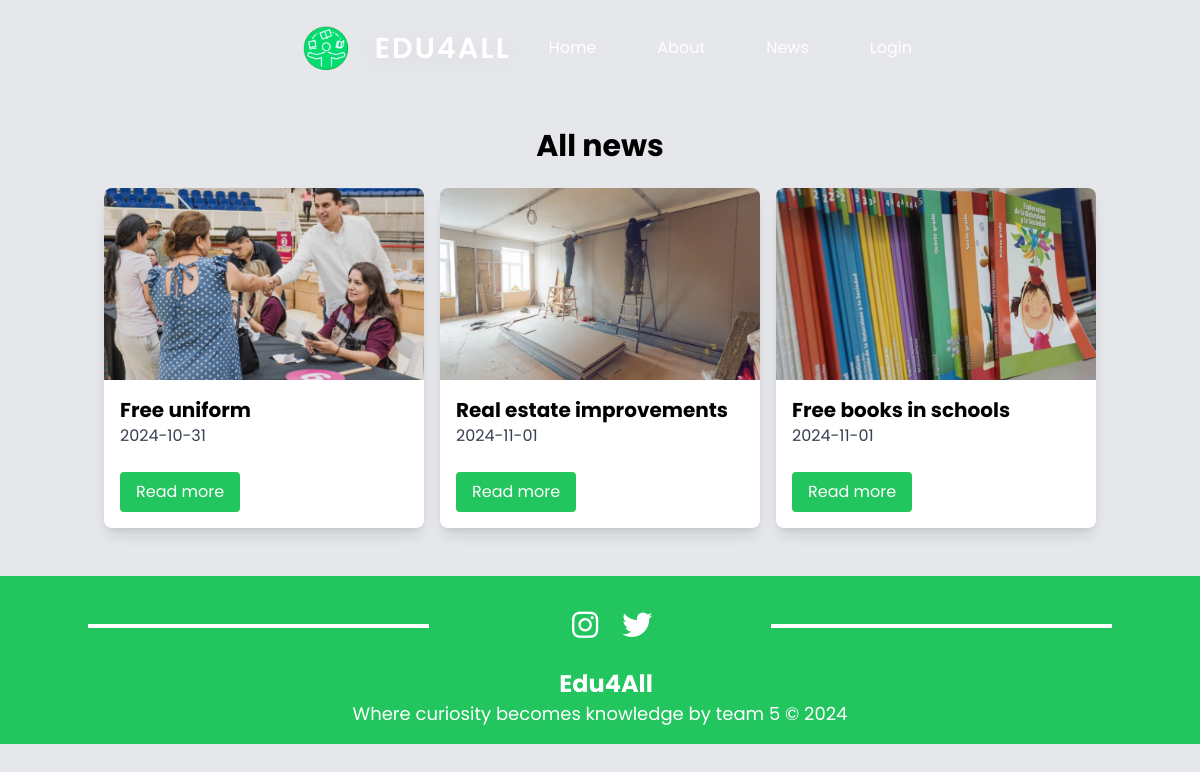
Page /news.php on the committed database.
### tables this page shows
CREATE TABLE `reporte_gastos` (
  `id` int(2) NOT NULL,
  `titulo` varchar(45) NOT NULL,
  `fecha_publi` date NOT NULL,
  `reporte` longtext NOT NULL,
  `image` varchar(100) NOT NULL
);

### Conexion/conexion.php (called while the page is built, shortened)
<?php
	class Conexion
	{
		private $host='localhost';
		private $usuario='root';
		private $password = '';
		private $base='escuela';
		public $sentencia;
		private $conexion;
		private function abrir_conexion(){
			$this->conexion = new mysqli($this->host,$this->usuario,$this->password,$this->base);
		}
		public function obtener_sentencia(){
			$result = $this->conexion->query($this->sentencia);
			return $result;
		}
	}
?>

### Conexion/contacto.php (called while the page is built, shortened)
<?php
    include ("conexion.php");
    class Contacto extends Conexion {
        public function buscarnews(){
            $this->sentencia = "SELECT * FROM  reporte_gastos";
            $result = $this->obtener_sentencia();
            return $result;
        }
    }
?>

### news.php (the view, shortened to what this page needs)
<!DOCTYPE html>
<html lang="es">
<head>
    <link href="https://cdn.jsdelivr.net/npm/tailwindcss@2.2.19/dist/tailwind.min.css" rel="stylesheet">
</head>
<body class="bg-gray-200">
    <?php include ("navbar.php"); ?>
    <div class="pt-20"></div>
    <div class="container mx-auto px-4 py-12">
        <h1 class="text-3xl font-bold text-center mb-6">All news</h1>
        <div class="grid grid-cols-1 md:grid-cols-3 gap-4">
            <?php
                include ("Conexion/contacto.php");
                $contacto = new Contacto();
                $result = $contacto->buscarnews();
                while ($row = $result->fetch_assoc()) {
                    echo "<div class='bg-white rounded-lg shadow-lg overflow-hidden'>";
                    echo "<img src='SRC/".$row['image']."' alt='Descripción de la imagen' class='w-full h-48 object-cover'>";
                    echo "<div class='p-4'>";
                    echo "<h2 class='text-xl font-bold'>".$row['titulo']."</h2>";
                    echo "<p class='text-gray-700 mb-4'>".$row['fecha_publi']."</p>";
                    echo "<a href='publicaciones.php?id=".$row['id']."'><button class='mt-2 bg-green-500 text-white px-4 py-2 rounded hover:bg-green-600 focus:outline-none'>Read more</button></a>";
                    echo "</div>";
                    echo "</div>";
                }
            ?>
        </div>
    </div>
</body>
<?php include ("footer.php"); ?>
</html>

### styles/carrucel.css (style rules this page uses)
:root { --white-color: #fff; --dark-color: #222; --body-bg-color: #fff; --section-bg-color: #202834; --navigation-item-hover-color: #3b5378; --text-shadow: 0 5px 25px rgba(0, 0, 0, 0.1); --box-shadow: 0 5px 25px rgb(0 0 0 / 20%); --scroll-bar-color: #fff; --scroll-thumb-color: #282f4e; --scroll-thumb-hover-color: #454f6b; }
* { margin: 0; padding: 0; box-sizing: border-box; font-family: 'Poppins', sans-serif; }
body { background: var(--body-bg-color); }

### rows in the picture
reporte_gastos: image (picture), titulo "Free uniform", fecha_publi "2024-10-31"
reporte_gastos: image (picture), titulo "Real estate improvements", fecha_publi "2024-11-01"
reporte_gastos: image (picture), titulo "Free books in schools", fecha_publi "2024-11-01"
